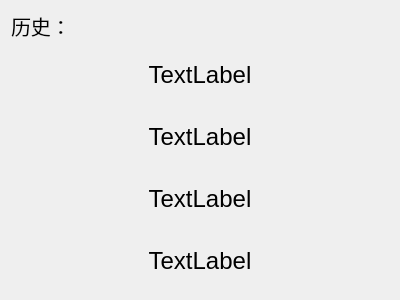
<?xml version="1.0" encoding="UTF-8"?>
<ui version="4.0">
 <class>HistoryWidget</class>
 <widget class="QWidget" name="HistoryWidget">
  <property name="geometry">
   <rect>
    <x>0</x>
    <y>0</y>
    <width>400</width>
    <height>300</height>
   </rect>
  </property>
  <property name="windowTitle">
   <string>HistoryWidget</string>
  </property>
  <layout class="QVBoxLayout" name="verticalLayout" stretch="1,3,3,3,3">
   <item>
    <widget class="QLabel" name="label">
     <property name="font">
      <font>
       <pointsize>15</pointsize>
      </font>
     </property>
     <property name="text">
      <string>历史：</string>
     </property>
    </widget>
   </item>
   <item>
    <widget class="QLabel" name="labelHis0">
     <property name="font">
      <font>
       <pointsize>18</pointsize>
      </font>
     </property>
     <property name="text">
      <string>TextLabel</string>
     </property>
     <property name="alignment">
      <set>Qt::AlignCenter</set>
     </property>
    </widget>
   </item>
   <item>
    <widget class="QLabel" name="labelHis1">
     <property name="font">
      <font>
       <pointsize>18</pointsize>
      </font>
     </property>
     <property name="text">
      <string>TextLabel</string>
     </property>
     <property name="alignment">
      <set>Qt::AlignCenter</set>
     </property>
    </widget>
   </item>
   <item>
    <widget class="QLabel" name="labelHis2">
     <property name="font">
      <font>
       <pointsize>18</pointsize>
      </font>
     </property>
     <property name="text">
      <string>TextLabel</string>
     </property>
     <property name="alignment">
      <set>Qt::AlignCenter</set>
     </property>
    </widget>
   </item>
   <item>
    <widget class="QLabel" name="labelHis3">
     <property name="font">
      <font>
       <pointsize>18</pointsize>
      </font>
     </property>
     <property name="text">
      <string>TextLabel</string>
     </property>
     <property name="alignment">
      <set>Qt::AlignCenter</set>
     </property>
    </widget>
   </item>
  </layout>
 </widget>
 <layoutdefault spacing="6" margin="11"/>
 <resources/>
 <connections/>
</ui>
